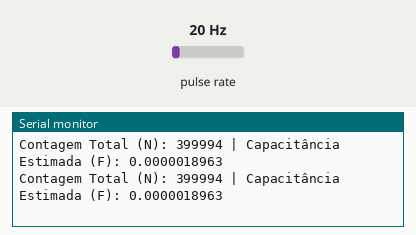
Simulated run of this program. Board: Arduino Nano, built with avr-gcc and run on an emulated ATmega328P. On the bench: the last lines printed to the serial monitor. Wiring (inferred from the names in the program): pulse sensor: data pin 8. The inputs (shaded band) are chosen by the test bench; at power-on: pulse rate 20 Hz.

Above: at 1.2 s.
1.3 s: pulse rate (sensor on pin 8) set to 100 Hz
At 2.1 s:
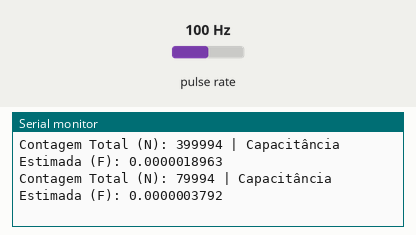
4.3 s: pulse rate (sensor on pin 8) set to 4 Hz
At 4.8 s:
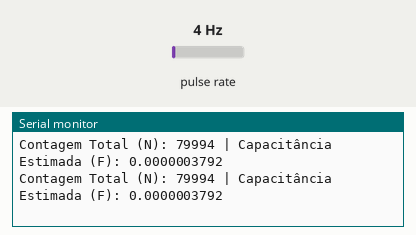
Timing chart, 0 to 7.3 s (numbered marks = the images above; inputs shaded):
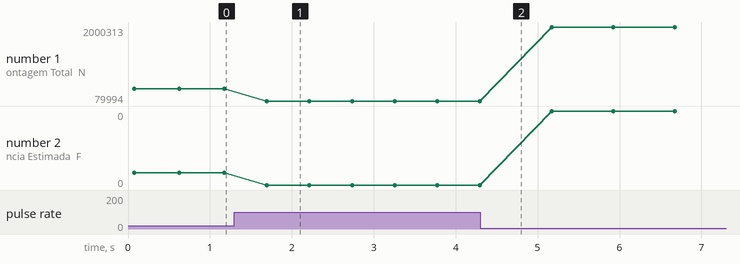

Measured:
- after the input at 1.3 s, the serial monitor: prints a new line after 0.40 s (image 1)
- plotted number 1: 399994 → 79994 after the input at 1.3 s, 79994 → 1999995 after the input at 4.3 s
- plotted number 2: 0 → 0 after the input at 1.3 s, 0 → 0 after the input at 4.3 s

The program:

main.cpp
```cpp
#include <Arduino.h>
#include "capacimeter.h"

void setup() {
    Serial.begin(9600);
    initCapacimeter();
}

void loop() {
    triggerPulse();

    uint32_t computedTicks = processTimeCapture();
    float capacitanceValue = calculateCapacitance(computedTicks);

    Serial.print("Contagem Total (N): ");
    Serial.print(computedTicks);
    Serial.print(" | Capacitância Estimada (F): ");
    Serial.println(capacitanceValue, 10);

    waitForDeadTime(capacitanceValue);

    // Intervalo de leitura entre ciclos
    delay(500);
}
```

capacimeter.h
```cpp
#ifndef CAPACIMETER_H
#define CAPACIMETER_H

#include <Arduino.h>

// Mapeamento de hardware
constexpr uint8_t TRIG_PIN = 9;
constexpr uint8_t OUT_PIN = 8; // Requisito de hardware: ICP1 no ATmega328P

// Parâmetros operacionais e constantes matemáticas
constexpr float RA_OHMS = 12000.0;
constexpr float F_CLK = 16000000.0;
constexpr float CONST_LN3 = 1.098612;
constexpr float R_ON_555 = 50.0;
constexpr uint32_t TRIGGER_PULSE_US = 12;

/**
 * @brief Inicializa os periféricos, portas e configuração serial do microcontrolador.
 */
void initCapacimeter();

/**
 * @brief Gera o pulso de disparo negativo para o terminal TRIG do temporizador 555.
 */
void triggerPulse();

/**
 * @brief Monitora as bordas do sinal e captura a duração temporal via Timer1.
 * @return Número total de incrementos de tempo acumulados (ticks).
 */
uint32_t processTimeCapture();

/**
 * @brief Converte a contagem digital de tempo para o valor físico da capacitância.
 * @param totalTicks Contagem bruta registrada pelo temporizador.
 * @return Capacitância calculada em Farads.
 */
float calculateCapacitance(uint32_t totalTicks);

/**
 * @brief Aplica o atraso de software necessário para a descarga completa do capacitor.
 * @param capacitance Valor da capacitância aferida na última leitura.
 */
void waitForDeadTime(float capacitance);

#endif
```

capacimeter.cpp
```cpp
#include "capacimeter.h"

void initCapacimeter() {

    pinMode(TRIG_PIN, OUTPUT);
    digitalWrite(TRIG_PIN, HIGH);
    pinMode(OUT_PIN, INPUT);

    // Garante que o Timer1 inicie desativado e em modo normal de contagem
    TCCR1A = 0;
    TCCR1B = 0;
}

void triggerPulse() {
    digitalWrite(TRIG_PIN, LOW);
    delayMicroseconds(TRIGGER_PULSE_US);
    digitalWrite(TRIG_PIN, HIGH);
}

uint32_t processTimeCapture() {
    uint16_t overflowCount = 0;
    uint16_t finalCaptureRegister = 0;

    // Limpa as sinalizações (flags) de interrupção pendentes
    TIFR1 = (1 << ICF1) | (1 << TOV1);

    // Inicia o Timer1 sem divisão de frequência e aguarda a borda de subida
    TCCR1B = (1 << ICES1) | (1 << CS10);

    // Malha de espera ativa (polling) para o início do pulso
    while ((TIFR1 & (1 << ICF1)) == 0) {
        // Aguarda a transição inicial
    }

    // Prepara o registrador para iniciar a medição exata do pulso
    TCNT1 = 0;
    TIFR1 = (1 << ICF1) | (1 << TOV1);

    // Altera a configuração do módulo para detectar a borda de descida
    TCCR1B &= ~(1 << ICES1);

    // Malha de espera ativa para o término do pulso
    while ((TIFR1 & (1 << ICF1)) == 0) {
        // Monitoramento de transbordo (overflow) do temporizador de 16 bits
        if ((TIFR1 & (1 << TOV1)) != 0) {
            overflowCount++;
            TIFR1 = (1 << TOV1);
        }
    }

    // Leitura do valor retido no instante exato da borda de descida
    finalCaptureRegister = ICR1;

    // Tratamento preventivo para condições de corrida no instante da captura
    if ((TIFR1 & (1 << TOV1)) != 0 && finalCaptureRegister < 32768) {
        overflowCount++;
    }

    // Interrompe a contagem do temporizador
    TCCR1B = 0;

    return ((uint32_t)overflowCount * 65536UL) + finalCaptureRegister;
}

float calculateCapacitance(uint32_t totalTicks) {
    return (float)totalTicks / (RA_OHMS * F_CLK * CONST_LN3);
}

void waitForDeadTime(float capacitance) {
    float dischargeTimeSeconds = 5.0 * R_ON_555 * capacitance;
    uint32_t dischargeTimeMilliseconds = (uint32_t)(dischargeTimeSeconds * 1000.0);

    if (dischargeTimeMilliseconds < 1) {
        dischargeTimeMilliseconds = 1;
    }

    delay(dischargeTimeMilliseconds);
}
```
